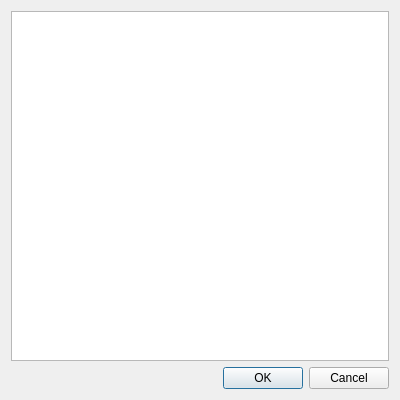
<?xml version="1.0" encoding="UTF-8"?>
<ui version="4.0">
 <class>WFODialog</class>
 <widget class="QDialog" name="WFODialog">
  <property name="geometry">
   <rect>
    <x>0</x>
    <y>0</y>
    <width>400</width>
    <height>400</height>
   </rect>
  </property>
  <property name="windowTitle">
   <string>Select WFO</string>
  </property>
  <layout class="QVBoxLayout" name="verticalLayout">
   <item>
    <widget class="QTreeView" name="wfoView">
     <property name="alternatingRowColors">
      <bool>true</bool>
     </property>
     <property name="indentation">
      <number>0</number>
     </property>
     <property name="sortingEnabled">
      <bool>true</bool>
     </property>
    </widget>
   </item>
   <item>
    <widget class="QFrame" name="frame">
     <layout class="QHBoxLayout" name="horizontalLayout">
      <property name="leftMargin">
       <number>0</number>
      </property>
      <property name="topMargin">
       <number>0</number>
      </property>
      <property name="rightMargin">
       <number>0</number>
      </property>
      <property name="bottomMargin">
       <number>0</number>
      </property>
      <item>
       <widget class="QDialogButtonBox" name="buttonBox">
        <property name="orientation">
         <enum>Qt::Orientation::Horizontal</enum>
        </property>
        <property name="standardButtons">
         <set>QDialogButtonBox::StandardButton::Cancel|QDialogButtonBox::StandardButton::Ok</set>
        </property>
       </widget>
      </item>
     </layout>
    </widget>
   </item>
  </layout>
 </widget>
 <resources/>
 <connections>
  <connection>
   <sender>buttonBox</sender>
   <signal>accepted()</signal>
   <receiver>WFODialog</receiver>
   <slot>accept()</slot>
   <hints>
    <hint type="sourcelabel">
     <x>248</x>
     <y>254</y>
    </hint>
    <hint type="destinationlabel">
     <x>157</x>
     <y>274</y>
    </hint>
   </hints>
  </connection>
  <connection>
   <sender>buttonBox</sender>
   <signal>rejected()</signal>
   <receiver>WFODialog</receiver>
   <slot>reject()</slot>
   <hints>
    <hint type="sourcelabel">
     <x>316</x>
     <y>260</y>
    </hint>
    <hint type="destinationlabel">
     <x>286</x>
     <y>274</y>
    </hint>
   </hints>
  </connection>
 </connections>
</ui>
